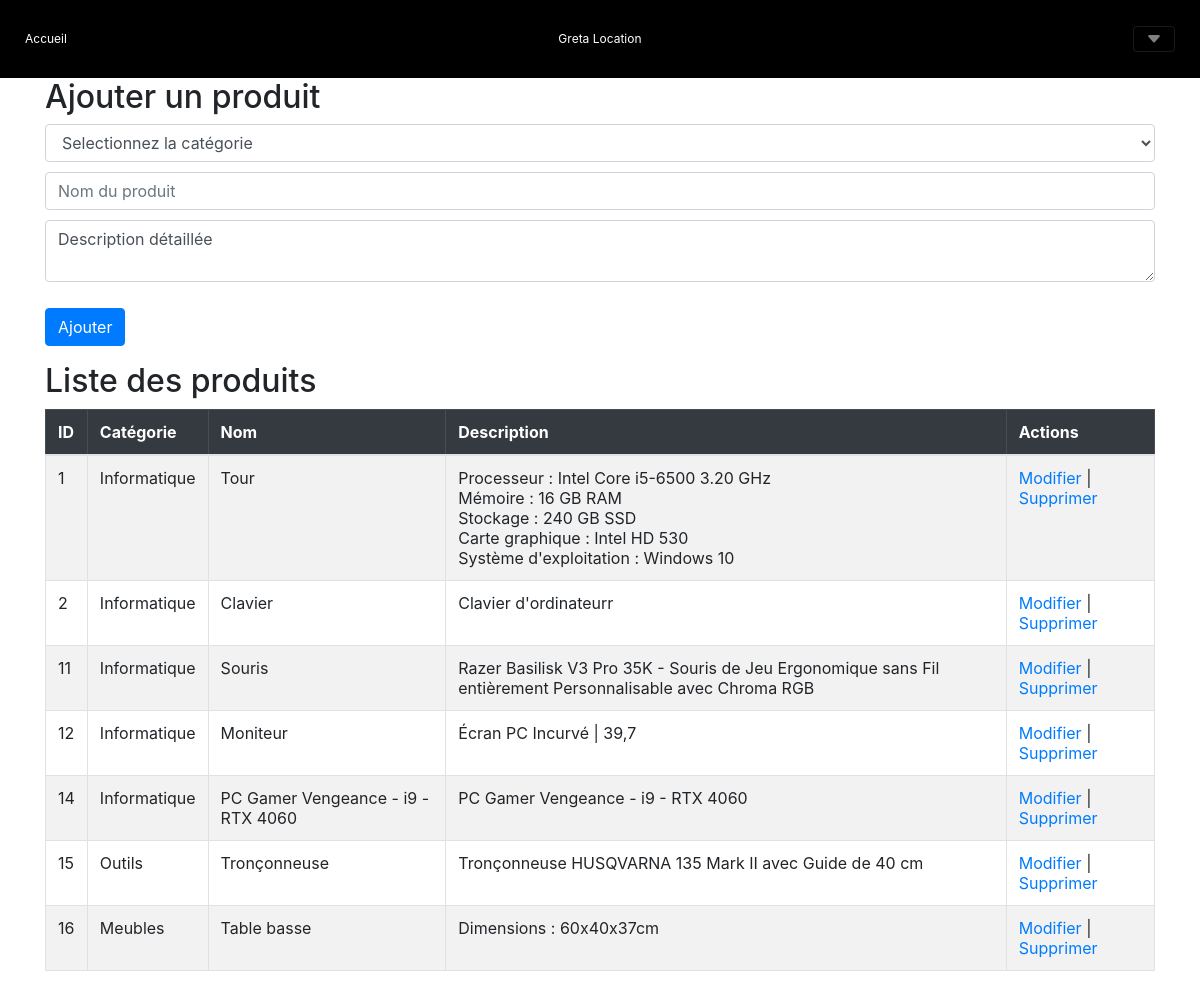
/?action=allProduits (signed in), run on the app's committed database.
### tables this page shows
CREATE TABLE `categorie` (
  `id` int(11) NOT NULL,
  `libelle` varchar(20) NOT NULL
);

CREATE TABLE `equipement` (
  `id` int(11) NOT NULL,
  `catégorie` int(11) NOT NULL,
  `libelle` varchar(50) NOT NULL,
  `description` varchar(255) NOT NULL
);

### Controlleur/ctrlAdminProduit.php (called while the page is built, shortened)
<?php
include_once("vue/VueEntete.php");
include_once("Model/ModelEquipementDAO.php");
$equipement = ModelEquipementDAO::getAllEquipement();
include_once("vue/privilege/VueAllProduits.php");
include_once("vue/VuePied.php");
?>

### index.php (called while the page is built, shortened)
<?php
    $racine = dirname(__FILE__);
    $action = filter_input(INPUT_GET, 'action', FILTER_SANITIZE_STRING);
    $controleur = Routeur::getControleur($action);
    include "$racine/Controlleur/$controleur";
    ?>

### Data/connexionDB.php (called while the page is built, shortened)
<?php
   class ConnexionDB{
        private static $connexion;
        public static function getInstance(){
            if(!self::$connexion){
                try {
                    $serveur = 'mysql:host=localhost;';
                    $bdd = 'dbname=gretagenis';
                    $user = 'root' ;
                    $mdp = '' ;
                    self::$connexion = new PDO($serveur.$bdd, $user, $mdp);
                    self::$connexion->query("SET CHARACTER SET utf8");
                } catch (PDOException $e) {
                        echo " Error connexion: " . $serveur . " " . $bdd . " " . $user . " " . $mdp . " " . $e->getMessage() ;
                        throw new Exception("Erreur à  la connexion \n" . $e->getMessage());
                }
            }
            return self::$connexion;
        }
     }
?>

### Model/ModelEquipementDAO.php (called while the page is built, shortened)
<?php
include_once("./Data/ConnexionDB.php");
include_once("./classes/Equipement.php");
include_once("./Model/ModelCategorieDAO.php");
class ModelEquipementDAO {
    public static function getAllEquipement($cat = null){
        try{
            if(isset($cat)){
                if(ModelCategorieDAO::existCategorie($cat)){
                    $req = ConnexionDB::getInstance()->prepare("SELECT * FROM equipement WHERE catégorie = ? ORDER BY catégorie");
                    $req ->execute(array($cat));
                    if($req->rowCount() <1){
                        return [];
                    }
                }else{
                    echo '<script>window.location.href="./?action=accueil"</script>';
                    die();
                }
            }else{
                $req = ConnexionDB::getInstance()->query("SELECT * FROM equipement ");
            }
             while ($ligne = $req->fetch(PDO::FETCH_ASSOC)) {
                $unObjet = new Equipement(
                    $ligne['id'],
                    $ligne['libelle'],
                    ModelCategorieDAO::getCategorie($ligne['catégorie']),
                    $ligne['description']
            );
                $resultat[] = $unObjet;
            }
                return $resultat;
        }catch(PDOException $ex){
            print "Erreur : ". $ex->getMessage();
        }
    }
}
?>

### Model/ModelCategorieDAO.php (called while the page is built, shortened)
<?php
include_once("Data/ConnexionDB.php");
class ModelCategorieDAO{
    public static function getCategorie($id){
        $req = ConnexionDB::getInstance()->prepare("SELECT libelle FROM categorie WHERE id = ?");
        $req -> execute(array($id));
        $row = $req->fetch(PDO::FETCH_ASSOC);
        return $row['libelle'];
    }
}
?>

### classes/Equipement.php (called while the page is built)
<?php
class Equipement {
    private string $code;
    private string $libelle;
    private ?string $categorie ;
    private ?string $desc;
        function __construct(string $code, string $libelle, string $c = null, $d = null){
            $this->code = $code;
            $this->libelle = $libelle;
            $this->categorie = $c;
            $this ->desc = $d;
        }
    public function getLibelle(){
        return $this->libelle;
    }
    public function getCode(){
        return $this->code;
    }
    public function getCategorie(){
        return $this->categorie;
    }
    public function getDescription(){
        return $this->desc;
    }
}

### Vue/privilege/vueAllProduits.php (the view, shortened to what this page needs)
<div class="container">
    <div class="product-form">
        <h2>Ajouter un produit</h2>
        <form method="POST">
            <select name="categorie" class="form-control mbottom">
                <option value="" disabled selected>Selectionnez la catégorie</option>
            </select>
            <input type="text" name="nom" class="form-control mbottom" placeholder="Nom du produit" required>
            <textarea name="desc" class="form-control mbottom" placeholder="Description détaillée" required>Description détaillée</textarea>
            <button type="submit" class="btn btn-primary mt-3" name="ajouter">Ajouter</button>
        </form>
    </div>
    <div class="product-list table-responsive">
        <h2>Liste des produits</h2>
        <table class="table table-bordered table-striped">
            <thead class="table-dark">
                <tr>
                    <th>ID</th>
                    <th>Catégorie</th>
                    <th>Nom</th>
                    <th>Description</th>
                    <th>Actions</th>
                </tr>
            </thead>
            <tbody>
                <?php if(count($equipement) > 0):?>
                    <?php foreach($equipement as $equip): ?>
                <tr>
                    <td><?=$equip->getCode(); ?></td>
                    <td><?=$equip->getCategorie(); ?></td>
                    <td><?=$equip->getLibelle(); ?></td>
                    <td><?=$equip->getDescription()?></td>
                    <td>
                        <a href="#" data-toggle="modal" data-target="#editModal" data-id="<?=$equip->getCode();?>" data-desc="<?=$equip->getDescription()?>" data-nom="<?=$equip->getLibelle();?>"">Modifier</a> |
                        <a  class="delete-btn" href="./?action=allProduits&supprimer=<?=$equip->getCode();?>" data-toggle="modal" data-target="#confirmDeleteModal" data-id="<?=$equip->getCode();?>">Supprimer</a>
                    </td>
                </tr>
                <?php endforeach; ?>
                <?php endif;?>
            </tbody>
        </table>
    </div>
</div>

### Vue/privilege/vueAllProduits.php (style rules this page uses)
.mbottom { margin-bottom:10px; }

### data on the page
categorie: libelle "Informatique"
equipement: description "Processeur : Intel Core i5-6500 3.20 GHz Mémoire : 16 GB RAM Stockage : 240 GB SSD Carte graphique : Intel HD 530 Système d'exploitation : Windows 10"
equipement: id "2", catégorie.libelle "Informatique", libelle "Clavier", description "Clavier d'ordinateurr"
equipement: id "11", catégorie.libelle "Informatique", libelle "Souris", description "Razer Basilisk V3 Pro 35K - Souris de Jeu Ergonomique sans Fil entièrement Personnalisable avec Chroma RGB"
equipement: id "12", catégorie.libelle "Informatique", libelle "Moniteur", description "Écran PC Incurvé | 39,7"
equipement: id "14", catégorie.libelle "Informatique", description "PC Gamer Vengeance - i9 - RTX 4060", Description "PC Gamer Vengeance - i9 - RTX 4060"
equipement: id "15", catégorie.libelle "Outils", libelle "Tronçonneuse", description "Tronçonneuse HUSQVARNA 135 Mark II avec Guide de 40 cm"
equipement: id "16", catégorie.libelle "Meubles", libelle "Table basse", description "Dimensions : 60x40x37cm"

### other printed values
$equip->getCode() "1"
$equip->getLibelle() "Tour"
